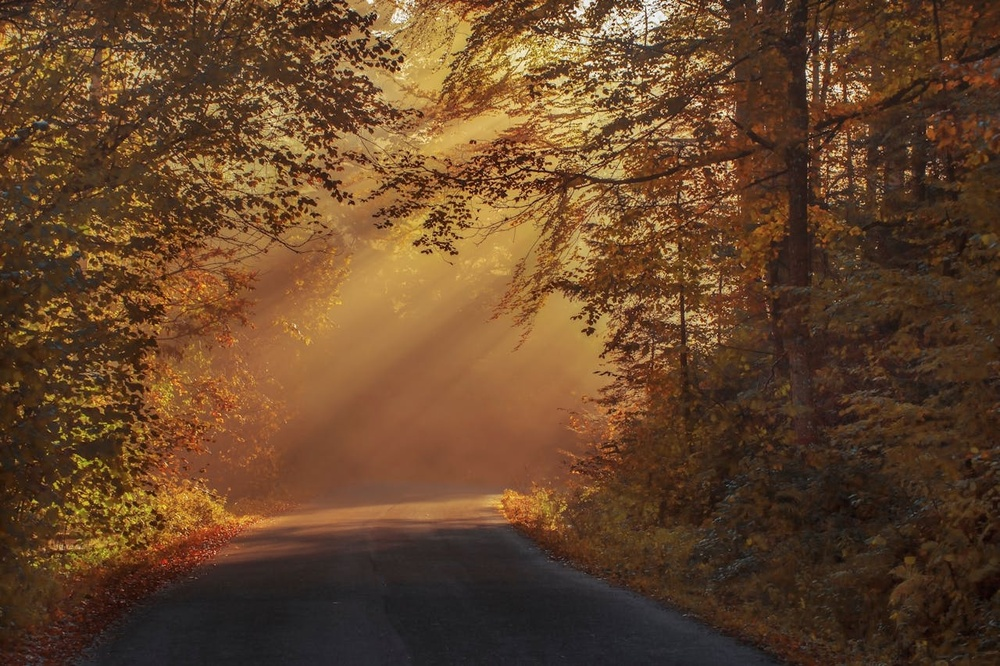
#> input picture images/landscape.jpg, 1000 x 666 px, shrunk from 1280 x 853 before the run
$ python black_and_white.py
#> lines starting #> are read from the running program, lines starting #| are printed output that depends on the picture
from PIL import Image

img = Image.open("images/landscape.jpg")
#> img is the input picture: PIL image 1000x666 RGB; mean R, G, B 101.4, 69.6, 42.4

img2 = img.convert("L")
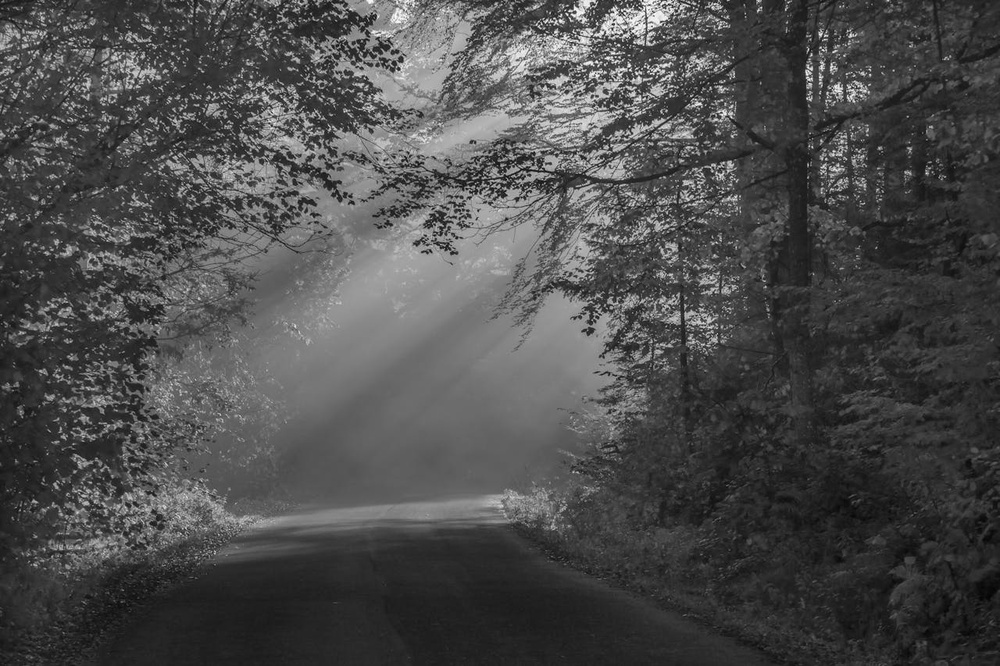
#> img2: PIL image 1000x666 L; min 3, max 254, mean 76


#write text in the center of the image
